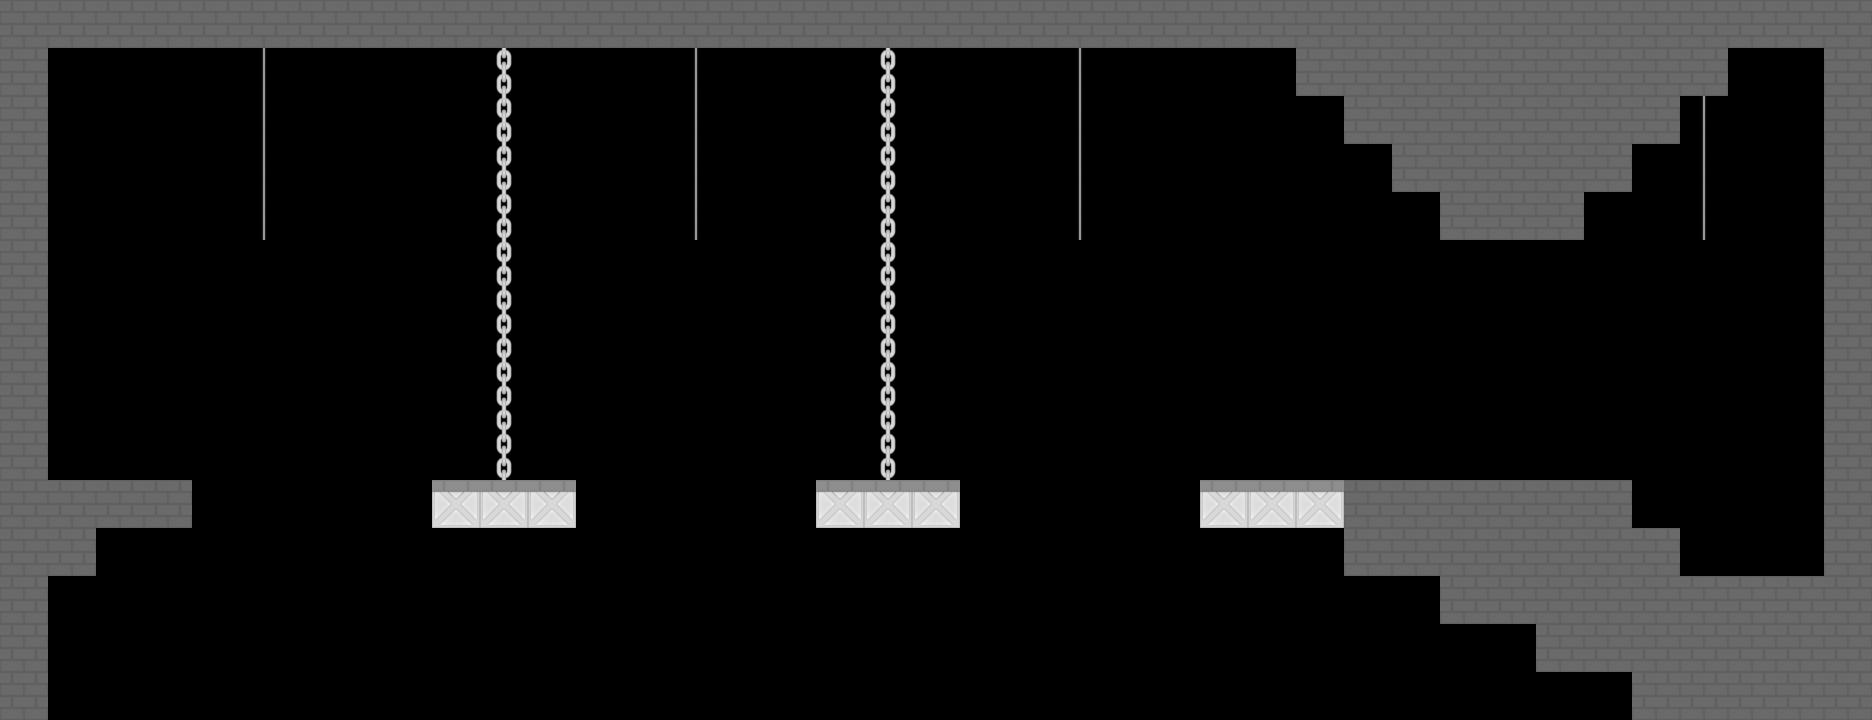

The image is a tile-based game level rendered from a .tmx file. Its description and complete source (layers, tilesets, objects, tile grids) follow:
An orthogonal 39x15 tile map with 48x48 px tiles, 1 tile layer (Tile Layer 1), 2 tilesets.

<map version="1.0" tiledversion="1.1.5" orientation="orthogonal" renderorder="right-down" width="39" height="15" tilewidth="48" tileheight="48" infinite="0" nextobjectid="1">
 <tileset firstgid="1" source="diffuse.tsx" />
 <tileset firstgid="12" source="normal.tsx" />
 <layer name="Tile Layer 1" width="39" height="15">
  <data encoding="csv">
1,1,1,1,1,1,1,1,1,1,1,1,1,1,1,1,1,1,1,1,1,1,1,1,1,1,1,1,1,1,1,1,1,1,1,1,1,1,1,
1,0,0,0,0,9,0,0,0,0,11,0,0,0,9,0,0,0,11,0,0,0,9,0,0,0,0,1,1,1,1,1,1,1,1,1,0,0,1,
1,0,0,0,0,9,0,0,0,0,11,0,0,0,9,0,0,0,11,0,0,0,9,0,0,0,0,0,1,1,1,1,1,1,1,9,0,0,1,
1,0,0,0,0,9,0,0,0,0,11,0,0,0,9,0,0,0,11,0,0,0,9,0,0,0,0,0,0,1,1,1,1,1,0,9,0,0,1,
1,0,0,0,0,9,0,0,0,0,11,0,0,0,9,0,0,0,11,0,0,0,9,0,0,0,0,0,0,0,1,1,1,0,0,9,0,0,1,
1,0,0,0,0,0,0,0,0,0,11,0,0,0,0,0,0,0,11,0,0,0,0,0,0,0,0,0,0,0,0,0,0,0,0,0,0,0,1,
1,0,0,0,0,0,0,0,0,0,11,0,0,0,0,0,0,0,11,0,0,0,0,0,0,0,0,0,0,0,0,0,0,0,0,0,0,0,1,
1,0,0,0,0,0,0,0,0,0,11,0,0,0,0,0,0,0,11,0,0,0,0,0,0,0,0,0,0,0,0,0,0,0,0,0,0,0,1,
1,0,0,0,0,0,0,0,0,0,11,0,0,0,0,0,0,0,11,0,0,0,0,0,0,0,0,0,0,0,0,0,0,0,0,0,0,0,1,
1,0,0,0,0,0,0,0,0,0,11,0,0,0,0,0,0,0,11,0,0,0,0,0,0,0,0,0,0,0,0,0,0,0,0,0,0,0,1,
1,1,1,1,0,0,0,0,0,4,4,4,0,0,0,0,0,4,4,4,0,0,0,0,0,4,4,4,1,1,1,1,1,1,0,0,0,0,1,
1,1,0,0,0,0,0,0,0,0,0,0,0,0,0,0,0,0,0,0,0,0,0,0,0,0,0,0,1,1,1,1,1,1,1,0,0,0,1,
1,0,0,0,0,0,0,0,0,0,0,0,0,0,0,0,0,0,0,0,0,0,0,0,0,0,0,0,0,0,1,1,1,1,1,1,1,1,1,
1,0,0,0,0,0,0,0,0,0,0,0,0,0,0,0,0,0,0,0,0,0,0,0,0,0,0,0,0,0,0,0,1,1,1,1,1,1,1,
1,0,0,0,0,0,0,0,0,0,0,0,0,0,0,0,0,0,0,0,0,0,0,0,0,0,0,0,0,0,0,0,0,0,1,1,1,1,1
</data>
 </layer>
</map>
